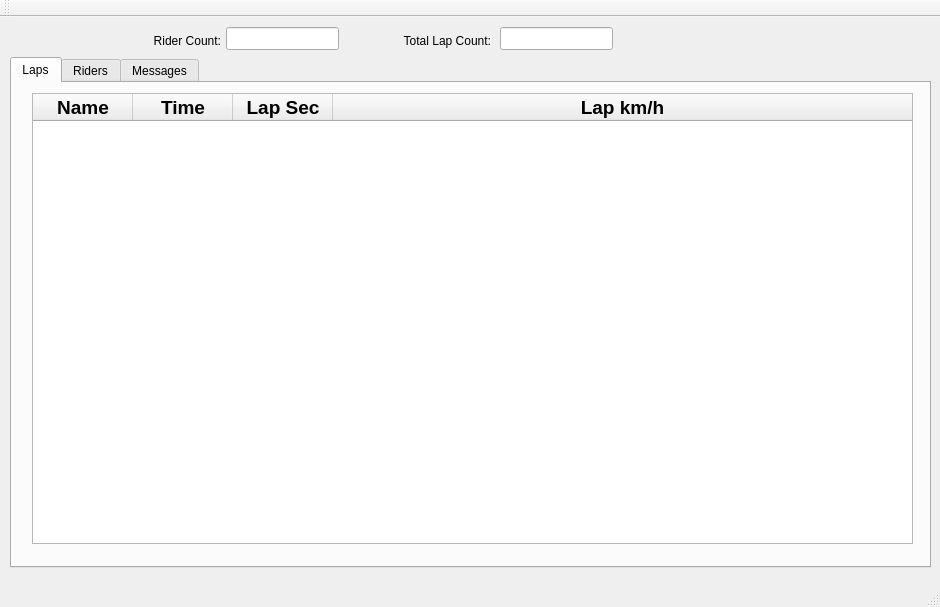
<?xml version="1.0" encoding="UTF-8"?>
<ui version="4.0">
 <class>MainWindow</class>
 <widget class="QMainWindow" name="MainWindow">
  <property name="geometry">
   <rect>
    <x>0</x>
    <y>0</y>
    <width>940</width>
    <height>607</height>
   </rect>
  </property>
  <property name="sizePolicy">
   <sizepolicy hsizetype="Expanding" vsizetype="Expanding">
    <horstretch>0</horstretch>
    <verstretch>0</verstretch>
   </sizepolicy>
  </property>
  <property name="windowTitle">
   <string>MainWindow</string>
  </property>
  <widget class="QWidget" name="centralWidget">
   <widget class="QLineEdit" name="riderCountLineEdit">
    <property name="geometry">
     <rect>
      <x>226</x>
      <y>10</y>
      <width>113</width>
      <height>23</height>
     </rect>
    </property>
    <property name="alignment">
     <set>Qt::AlignCenter</set>
    </property>
   </widget>
   <widget class="QLabel" name="riderCountLabel">
    <property name="geometry">
     <rect>
      <x>130</x>
      <y>14</y>
      <width>91</width>
      <height>20</height>
     </rect>
    </property>
    <property name="text">
     <string>Rider Count:</string>
    </property>
    <property name="alignment">
     <set>Qt::AlignRight|Qt::AlignTrailing|Qt::AlignVCenter</set>
    </property>
   </widget>
   <widget class="QLineEdit" name="lapCountLineEdit">
    <property name="geometry">
     <rect>
      <x>500</x>
      <y>10</y>
      <width>113</width>
      <height>23</height>
     </rect>
    </property>
    <property name="alignment">
     <set>Qt::AlignCenter</set>
    </property>
   </widget>
   <widget class="QLabel" name="lapCountLabel">
    <property name="geometry">
     <rect>
      <x>370</x>
      <y>14</y>
      <width>121</width>
      <height>20</height>
     </rect>
    </property>
    <property name="text">
     <string>Total Lap Count:</string>
    </property>
    <property name="alignment">
     <set>Qt::AlignRight|Qt::AlignTrailing|Qt::AlignVCenter</set>
    </property>
   </widget>
   <widget class="QTabWidget" name="tabWidget">
    <property name="geometry">
     <rect>
      <x>10</x>
      <y>40</y>
      <width>921</width>
      <height>511</height>
     </rect>
    </property>
    <property name="currentIndex">
     <number>0</number>
    </property>
    <widget class="QWidget" name="lapsTab">
     <attribute name="title">
      <string>Laps</string>
     </attribute>
     <widget class="QTableWidget" name="lapsTableWidget">
      <property name="geometry">
       <rect>
        <x>20</x>
        <y>10</y>
        <width>881</width>
        <height>451</height>
       </rect>
      </property>
      <property name="font">
       <font>
        <pointsize>12</pointsize>
        <stylestrategy>PreferAntialias</stylestrategy>
       </font>
      </property>
      <property name="inputMethodHints">
       <set>Qt::ImhNone</set>
      </property>
      <property name="tabKeyNavigation">
       <bool>false</bool>
      </property>
      <property name="alternatingRowColors">
       <bool>true</bool>
      </property>
      <property name="sortingEnabled">
       <bool>true</bool>
      </property>
      <property name="cornerButtonEnabled">
       <bool>false</bool>
      </property>
      <attribute name="horizontalHeaderHighlightSections">
       <bool>true</bool>
      </attribute>
      <attribute name="horizontalHeaderStretchLastSection">
       <bool>true</bool>
      </attribute>
      <attribute name="verticalHeaderVisible">
       <bool>false</bool>
      </attribute>
      <attribute name="verticalHeaderDefaultSectionSize">
       <number>52</number>
      </attribute>
      <attribute name="verticalHeaderShowSortIndicator" stdset="0">
       <bool>true</bool>
      </attribute>
      <column>
       <property name="text">
        <string>Name</string>
       </property>
       <property name="font">
        <font>
         <pointsize>14</pointsize>
         <weight>75</weight>
         <bold>true</bold>
        </font>
       </property>
      </column>
      <column>
       <property name="text">
        <string>Time</string>
       </property>
       <property name="font">
        <font>
         <pointsize>14</pointsize>
         <weight>75</weight>
         <bold>true</bold>
        </font>
       </property>
      </column>
      <column>
       <property name="text">
        <string>Lap Sec</string>
       </property>
       <property name="font">
        <font>
         <pointsize>14</pointsize>
         <weight>75</weight>
         <bold>true</bold>
        </font>
       </property>
      </column>
      <column>
       <property name="text">
        <string>Lap km/h</string>
       </property>
       <property name="font">
        <font>
         <pointsize>14</pointsize>
         <weight>75</weight>
         <bold>true</bold>
        </font>
       </property>
      </column>
     </widget>
    </widget>
    <widget class="QWidget" name="ridersTab">
     <attribute name="title">
      <string>Riders</string>
     </attribute>
     <widget class="QTableWidget" name="ridersTableWidget">
      <property name="geometry">
       <rect>
        <x>20</x>
        <y>10</y>
        <width>881</width>
        <height>451</height>
       </rect>
      </property>
      <property name="font">
       <font>
        <pointsize>12</pointsize>
        <stylestrategy>PreferAntialias</stylestrategy>
       </font>
      </property>
      <property name="inputMethodHints">
       <set>Qt::ImhNone</set>
      </property>
      <property name="tabKeyNavigation">
       <bool>false</bool>
      </property>
      <property name="alternatingRowColors">
       <bool>true</bool>
      </property>
      <property name="sortingEnabled">
       <bool>true</bool>
      </property>
      <property name="cornerButtonEnabled">
       <bool>false</bool>
      </property>
      <attribute name="horizontalHeaderHighlightSections">
       <bool>true</bool>
      </attribute>
      <attribute name="horizontalHeaderStretchLastSection">
       <bool>true</bool>
      </attribute>
      <attribute name="verticalHeaderVisible">
       <bool>false</bool>
      </attribute>
      <attribute name="verticalHeaderDefaultSectionSize">
       <number>52</number>
      </attribute>
      <attribute name="verticalHeaderShowSortIndicator" stdset="0">
       <bool>true</bool>
      </attribute>
      <column>
       <property name="text">
        <string>Name</string>
       </property>
       <property name="font">
        <font>
         <pointsize>14</pointsize>
         <weight>75</weight>
         <bold>true</bold>
        </font>
       </property>
      </column>
      <column>
       <property name="text">
        <string>Time</string>
       </property>
       <property name="font">
        <font>
         <pointsize>14</pointsize>
         <weight>75</weight>
         <bold>true</bold>
        </font>
       </property>
      </column>
      <column>
       <property name="text">
        <string>Laps</string>
       </property>
       <property name="font">
        <font>
         <pointsize>14</pointsize>
         <weight>75</weight>
         <bold>true</bold>
        </font>
       </property>
      </column>
      <column>
       <property name="text">
        <string>Best Time</string>
       </property>
       <property name="font">
        <font>
         <pointsize>14</pointsize>
         <weight>75</weight>
         <bold>true</bold>
        </font>
       </property>
      </column>
      <column>
       <property name="text">
        <string>Average Time</string>
       </property>
       <property name="font">
        <font>
         <pointsize>14</pointsize>
        </font>
       </property>
      </column>
     </widget>
    </widget>
    <widget class="QWidget" name="messagesTab">
     <attribute name="title">
      <string>Messages</string>
     </attribute>
     <widget class="QTextEdit" name="messageConsoleTextEdit">
      <property name="geometry">
       <rect>
        <x>10</x>
        <y>10</y>
        <width>901</width>
        <height>451</height>
       </rect>
      </property>
      <property name="acceptDrops">
       <bool>false</bool>
      </property>
      <property name="verticalScrollBarPolicy">
       <enum>Qt::ScrollBarAlwaysOn</enum>
      </property>
      <property name="readOnly">
       <bool>true</bool>
      </property>
     </widget>
    </widget>
   </widget>
  </widget>
  <widget class="QMenuBar" name="menuBar">
   <property name="geometry">
    <rect>
     <x>0</x>
     <y>0</y>
     <width>940</width>
     <height>20</height>
    </rect>
   </property>
  </widget>
  <widget class="QToolBar" name="mainToolBar">
   <attribute name="toolBarArea">
    <enum>TopToolBarArea</enum>
   </attribute>
   <attribute name="toolBarBreak">
    <bool>false</bool>
   </attribute>
  </widget>
  <widget class="QStatusBar" name="statusBar"/>
 </widget>
 <layoutdefault spacing="6" margin="11"/>
 <resources/>
 <connections/>
</ui>
